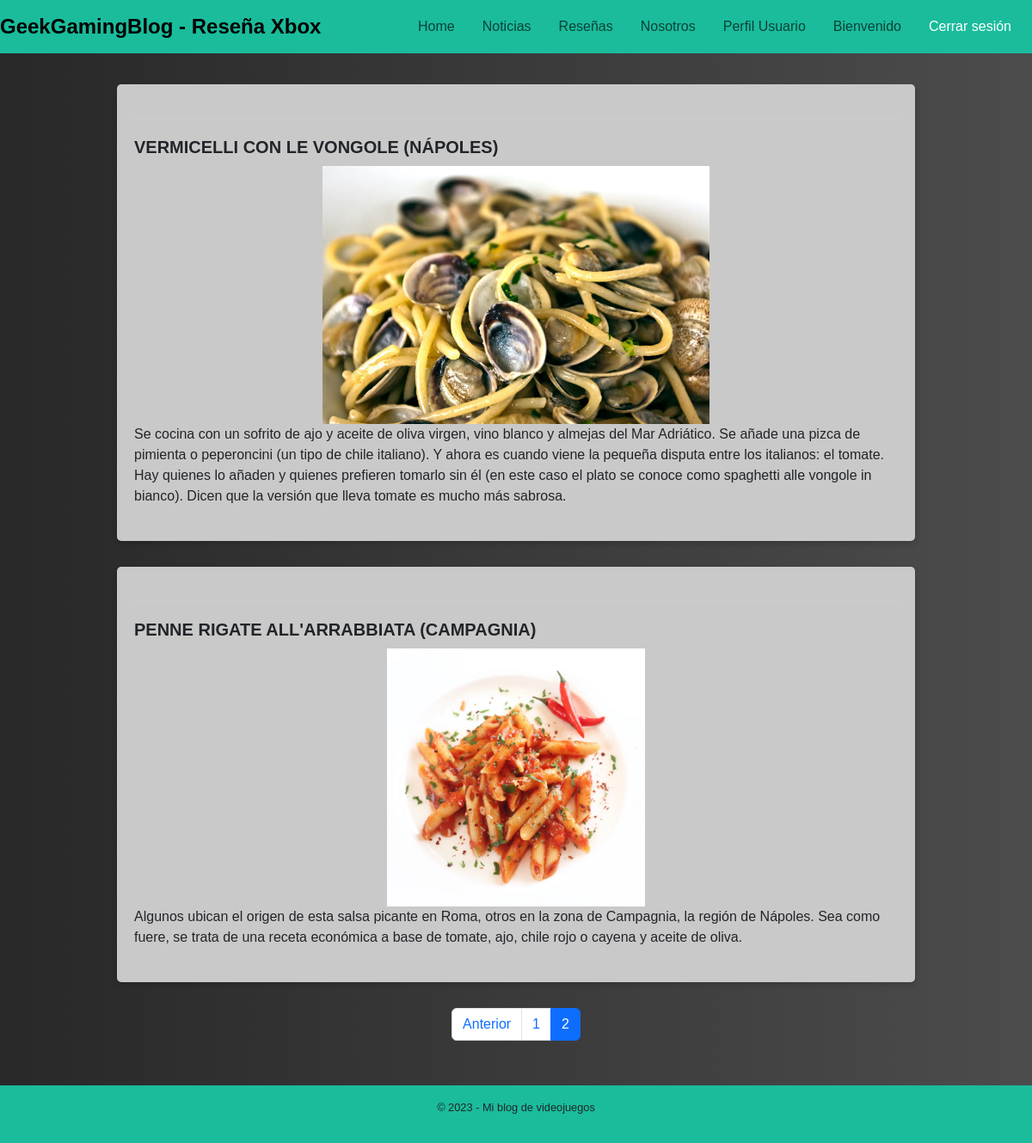
Screenshot of /resenaXbox/?page=2 (signed in) with the database file from the repository.
### core/models.py (models this page shows, shortened)
class Resena_Xbox(models.Model):
    titulo = models.CharField(max_length=200)
    imagen = models.ImageField(upload_to='post_images')
    contenido = models.TextField()

### core/views.py (the view)
# urls.py: path('resenaXbox/', resenaXbox, name='resenaXbox'),
def resenaXbox(request):
    resenas_xbox = Resena_Xbox.objects.all()
    page = request.GET.get('page', 1)
    try:
        paginator = Paginator(resenas_xbox, 2)
        resenas_xbox = paginator.page(page)
    except:
        raise Http404
    data = {
        'entity': resenas_xbox,
        'paginator': paginator
    }
    return render(request, 'core/resenaXbox.html', data)

### core/templates/core/resenaXbox.html (shortened to what this page needs)
<!DOCTYPE html>
<html lang="es">
<head>
	{% load static %}
	<link href="https://cdn.jsdelivr.net/npm/bootstrap@5.3.0-alpha3/dist/css/bootstrap.min.css" rel="stylesheet"
>
		<link rel="stylesheet" type="text/css" href="{% static 'core/css/estiloResenaXbox.css' %}">
</head>
<body>
	<nav class="navbar navbar-expand-lg">
		<a class="navbar-brand" href="#">GeekGamingBlog - Reseña Xbox</a>
		<div class="collapse navbar-collapse" id="navbarNavAltMarkup">
			<div class="navbar-nav mr-auto">
				<a class="nav-item nav-link" href="{% url 'home' %}">Home</a>
				<a class="nav-item nav-link" href="{% url 'news' %}">Noticias</a>
				<a class="nav-item nav-link" href="{% url 'resena' %}">Reseñas</a>
				<a class="nav-item nav-link" href="{% url 'about' %}">Nosotros</a>
				{% if request.session.is_authenticated %}
				<a class="nav-item nav-link" href="{% url 'perfilUsuario' %}">Perfil Usuario</a>
				<a class="nav-item nav-link welcome-message" href="#">Bienvenido {{ request.session.nombre_usuario }}</a>
				<form method="POST" action="{% url 'logout' %}">
					<button type="submit" class="btn btn-link nav-item nav-link logout-button">Cerrar sesión</button>
				</form>
				{% else %}
				<a class="nav-login nav-link" href="{% url 'login' %}">Iniciar Sesion</a>
				{% endif %}
			</div>
		</div>
	</nav>
	<main>
		<div class="container">
			<div class="row">
				{% if entity %}
					<section>
						{% for p in entity %}
							<div class="resenas_xbox">
								<article>
									<h3>{{ p.titulo }}</h3>
									<img src="{{ p.imagen.url }}" alt="imagen de {{ p.titulo }}" />
									<p>{{ p.contenido }}</p>
								</article>
							</div>
						{% endfor %}
					</section>
				{% else %}
					<p>No hay reseñas disponibles.</p>
				{% endif %}
			</div>
			<div>
				{% include 'core/paginator.html' %}
			</div>
		</div>
	</main>
	<footer>
		<p>&copy; 2023 - Mi blog de videojuegos</p>
	</footer>
</body>
</html>

### core/static/core/css/estiloResenaXbox.css (style rules this page uses)
body { background: #282829; background: -webkit-linear-gradient(to right, #282829, #4c4c4d); background: linear-gradient(to right, #282829, #4c4c4d); max-height: calc(100vh - (altura de la barra de navegación + altura del footer)); overflow-y: auto; font-family: Arial, sans-serif; }
nav { background: #1abc9c; background: -webkit-linear-gradient(to right, #1abc9c, #1abc9c); background: linear-gradient(to right, #1abc9c, #1abc9c); }
.navbar { background-color: #1abc9c; color: white; }
.navbar-brand { font-size: 1.5rem; font-weight: bold; }
.nav-item { margin-right: 1rem; }
.logout-button { color: white; }
.container { max-width: 1100px; margin: 0 auto; padding: 1rem; box-sizing: border-box; }
footer { text-align: center; padding: 1rem; background-color: #1abc9c; font-size: 0.8rem; }
.navbar-nav { margin-left: auto; }
.welcome-message, .nav-login { margin-left: auto; }
main { padding: 20px; font-family: sans-serif; }
.container { max-width: 960px; margin: 0 auto; }
.resenas_xbox { margin-bottom: 30px; padding: 20px; background-color: #cac9c9; border-radius: 5px; box-shadow: 0px 3px 6px rgba(0, 0, 0, 0.16); }
.resenas_xbox article { margin-top: 20px; padding-top: 20px; border-top: 1px solid #ccc; }
.resenas_xbox article img { display: block; max-width: 100%; margin: 0 auto; }
.resenas_xbox article h3 { font-size: 20px; font-weight: bold; margin-top: 0; margin-bottom: 10px; }
.resenas_xbox article p { line-height: 1.5; margin-bottom: 20px; }
.resenas_xbox img { max-height: 300px; width: auto; }

### rows the page displays
Resena_Xbox: titulo "VERMICELLI CON LE VONGOLE (NÁPOLES)", imagen (picture), contenido "Se cocina con un sofrito de ajo y aceite de oliva virgen, vino blanco y almejas del Mar Adriático. Se añade una pizca de pimienta o peperoncini (un tipo de chile italiano). Y ahora es cuando viene la pequeña disputa entre los italianos: el tomate. Hay quienes lo añaden y quienes prefieren tomarlo sin él (en este caso el plato se conoce como spaghetti alle vongole in bianco). Dicen que la versión que lleva tomate es mucho más sabrosa."
Resena_Xbox: titulo "PENNE RIGATE ALL'ARRABBIATA (CAMPAGNIA)", imagen (picture), contenido "Algunos ubican el origen de esta salsa picante en Roma, otros en la zona de Campagnia, la región de Nápoles. Sea como fuere, se trata de una receta económica a base de tomate, ajo, chile rojo o cayena y aceite de oliva."

### other values shown
{{ page }} "1" "2"
